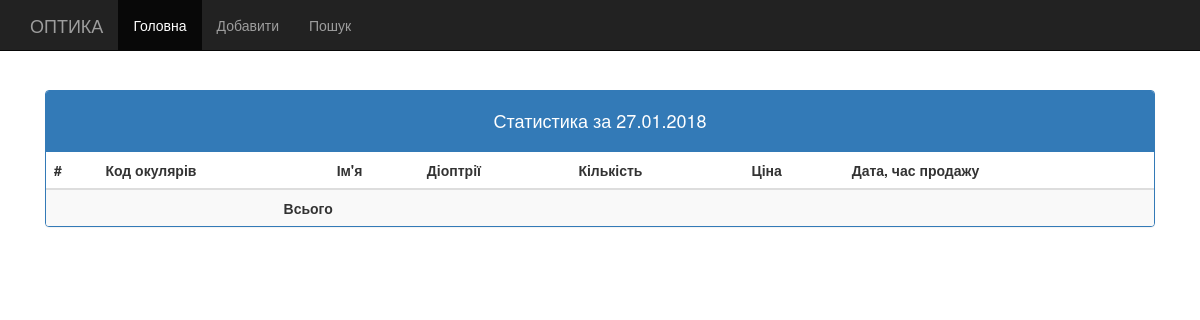
Before: / with the older database file.
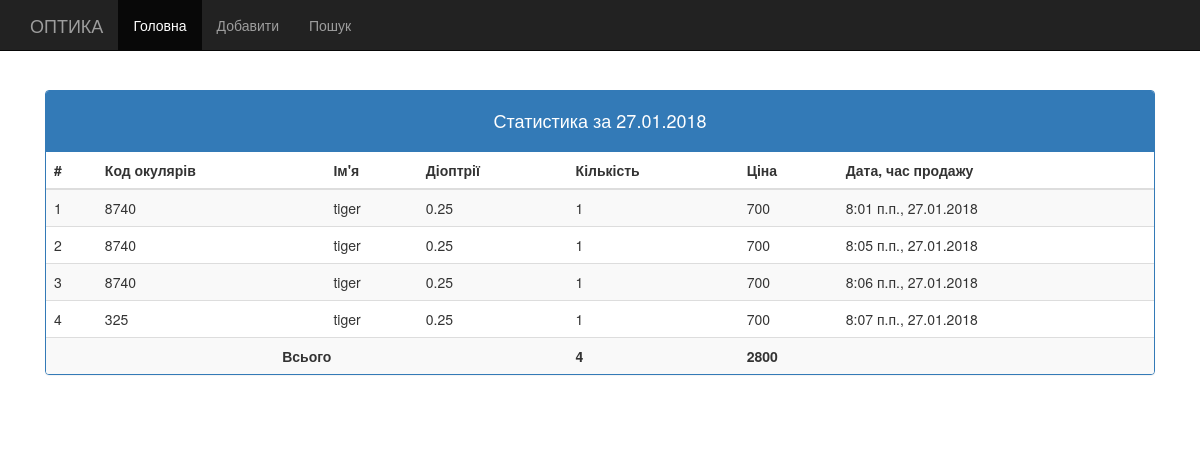
After: the same page with the newer database file.
### sale/models.py (models this page shows, shortened)
class SoldGlasses(models.Model):
    kod = models.CharField(max_length=15)
    name = models.CharField(max_length=20, blank=True, null=True)
    dpt = models.FloatField(blank=True, null=True)
    pcs = models.IntegerField()
    sale_date = models.DateTimeField(auto_now_add=True)
    price_opt = models.FloatField()
    price_roz = models.IntegerField()
    comment = models.TextField(blank=True, null=True)

### glasses/views.py (the view)
# urls.py: url(r'^$', views.HomePageView.as_view(), name='index'),
class HomePageView(TemplateView):
    template_name = "index.html"
    def get_context_data(self, **kwargs):
        context = super(HomePageView, self).get_context_data(**kwargs)
        context['glasses'] = SoldGlasses.objects.filter(sale_date__contains=date_today)
        context['date'] = date_today
        for glass in context['glasses']:
            context['sum_price'] = context.get('sum_price', 0) + glass.price_roz*glass.pcs
            context['sum_pcs'] = context.get('sum_pcs', 0) + glass.pcs
        return context

### templates/index.html (shortened to what this page needs)
{% extends 'base.html' %}
{% block active_main %}active{% endblock  %}
{% block main_content %}
<div class="panel panel-primary">
  <div class="panel-heading" align="center"><h4> Статистика за {{ date|date:"d.m.Y" }}</h4></div>
    {% include 'inc_glasses_list.html' %}
</div>
{% endblock main_content %}

### templates/base.html (shortened to what this page needs)
<!DOCTYPE html>
{% load staticfiles %}
<html lang="en">
  <head>
    <link href="{% static '/bootstrap/css/bootstrap.min.css' %}" rel="stylesheet">
    <link href="{% static '/bootstrap/css/starter-templ.css' %}" rel="stylesheet">
  </head>
  <body>
    <div class="navbar navbar-inverse navbar-fixed-top" role="navigation">
      <div class="container">
        <div class="navbar-header">
          <a class="navbar-brand" href="#">ОПТИКА</a>
        </div>
        <div class="collapse navbar-collapse">
          <ul class="nav navbar-nav">
            <li class="{% block active_main %}{% endblock %}"><a href="{% url 'index' %}">Головна</a></li>
            <li class="{% block active_add %}{% endblock %}"><a href="{% url 'glasses:add' %}">Добавити</a></li>
            <li class="{% block active_search %}{% endblock %}"><a href="{% url 'glasses:search' %}">Пошук</a></li>
          </ul>
        </div>
      </div>
    </div>
    <div class="container">
      <div class="starter-template">
        {% block main_content %}
        {% endblock main_content %}
      </div>
    </div>
  </body>
</html>

### templates/inc_glasses_list.html (shortened to what this page needs)
<table class="table table-striped">
              <thead>
                <tr>
                  <th>#</th>
                  <th>Код окулярів</th>
                  <th>Ім'я</th>
                  <th>Діоптрії</th>
                  <th>Кількість</th>
                  <th>Ціна</th>
                  {% if date %}<th>Дата, час продажу</th>{% endif %}
                </tr>
              </thead>
              <tbody>
                {% for glass in glasses %}
                <tr>
                  <td>{{ forloop.counter }}</td>
                  <td>{{ glass.kod }}</td>
                  <td>{{ glass.name }}</td>
                  <td>{% if glass.dpt %}{{ glass.dpt }}{% endif %}</td>
                  <td>{{ glass.pcs }}</td>
                  <td>{{ glass.price_roz }}</td>
                  {% if date %}
                    <td>{{ glass.sale_date|time }}, {{ glass.sale_date|date:"d.m.Y" }}</td>
                  {% endif %}
                </tr>
                {% endfor %}
                <tr>
                  <td colspan="4" align="center"><b>Всього</b></td>
                  <td><b>{{ sum_pcs }}</b></td>
                  <td colspan="2"><b>{{ sum_price }}</b></td>
                </tr>
              </tbody>
            </table>

Changed rows visible on the page:
added SoldGlasses: kod "8740", name "tiger", dpt "0.25", pcs "1", price_roz "700", sale_date "8:01 п.п.", sale_date "27.01.2018"
added SoldGlasses: kod "8740", name "tiger", dpt "0.25", pcs "1", price_roz "700", sale_date "8:05 п.п.", sale_date "27.01.2018"
added SoldGlasses: kod "8740", name "tiger", dpt "0.25", pcs "1", price_roz "700", sale_date "8:06 п.п.", sale_date "27.01.2018"
added SoldGlasses: kod "325", name "tiger", dpt "0.25", pcs "1", price_roz "700", sale_date "8:07 п.п.", sale_date "27.01.2018"
Other visible differences:
{{ sum_pcs }}: (not shown) → "4"
{{ sum_price }}: (not shown) → "2800"
